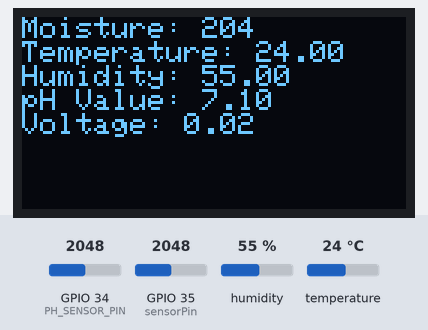
A sketch run on a simulated ESP32. On the bench: 128×64 one-colour display. The inputs (shaded band) are chosen by the test bench; at power-on: humidity 55 %, GPIO 35 (sensorPin) = 2048, GPIO 34 (PH_SENSOR_PIN) = 2048, temperature 24 °C. WiFi joins after 1.5 s; servers stay silent unless stated; what the sketch prints to the serial monitor is not drawn.

Above: at 4.9 s.
5.0 s: humidity set to 22 %
At 8.3 s:
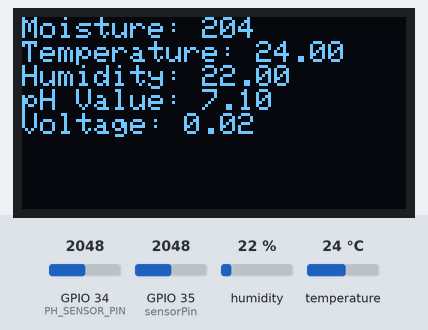
9.2 s: GPIO 35 (sensorPin) set to 2866
At 12.4 s:
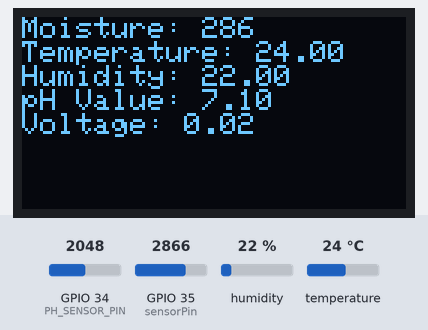
12.7 s: GPIO 34 (PH_SENSOR_PIN) set to 1228
At 15.5 s:
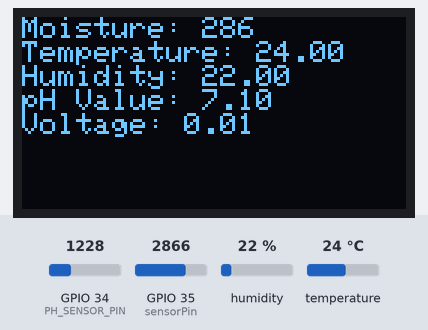
16.2 s: temperature set to 12 °C
At 18.5 s:
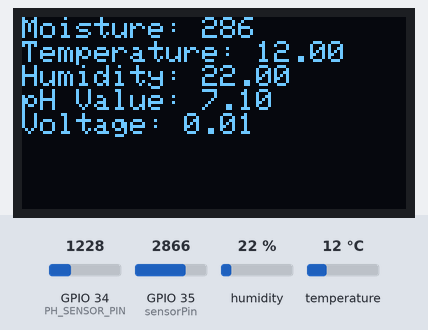
19.7 s: GPIO 34 (PH_SENSOR_PIN) set to 122
At 22.7 s:
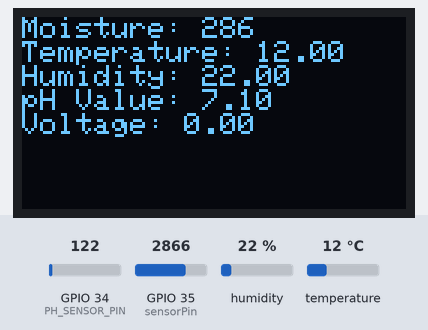
23.1 s: GPIO 35 (sensorPin) set to 3972
At 25.8 s:
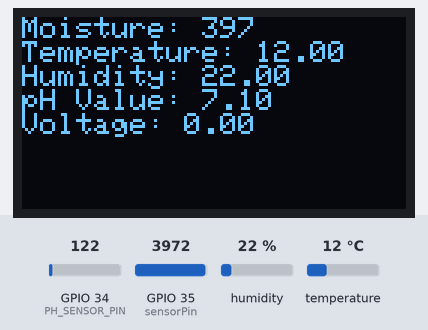
Timing chart, 0 to 27.3 s (numbered marks = the images above; inputs shaded):
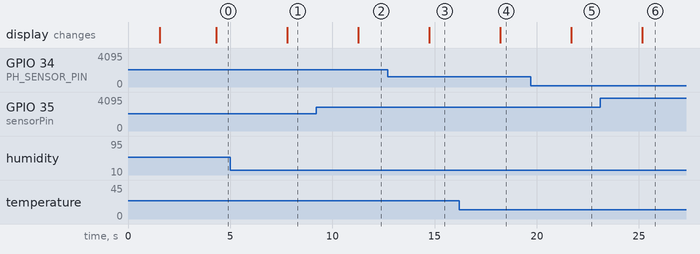

The sketch:

Ardino_code.ino
```cpp
#include <Wire.h>
#include <Adafruit_GFX.h>
#include <Adafruit_SSD1306.h>
#include <DHT.h>
#include <WiFi.h>
#include <Firebase_ESP_Client.h>

// Wi-Fi setup
#define WIFI_SSID "AirFiber 2G"
#define WIFI_PASSWORD "Raghu973*#12345"
// Firebase setup
#define API_KEY "AIzaSyDfg6ZcahC6s7dEF5IsEBFaRUxtZ21fU5s"
#define DATABASE_URL "https://crop-recommendation-syst-92fe6-default-rtdb.asia-southeast1.firebasedatabase.app/"
FirebaseConfig config;
FirebaseAuth auth;
FirebaseData firebaseData;


// OLED and Sensor setup
#define PH_SENSOR_PIN 34
#define SCREEN_WIDTH 128
#define SCREEN_HEIGHT 64
const int sensorPin = 35;
int soilmoisturevalue = 0;
int soilmoisturepercent = 0;
float voltage, pHValue;
const float calibrationFactor = 3.5;
const int sensorSamples = 10;
DHT dht(18, DHT11);
Adafruit_SSD1306 display(SCREEN_WIDTH, SCREEN_HEIGHT, &Wire, -1);


void setup() {
  Serial.begin(115200);
  WiFi.begin(WIFI_SSID, WIFI_PASSWORD);
  Serial.print("Connecting...");
  while (WiFi.status()!=WL_CONNECTED)  {
  Serial.print(".");
  delay(500);
  }
  Serial.println();
  Serial.println("Connected!!!");
  Serial.println(WiFi.localIP());

  config.api_key = API_KEY;
  config.database_url = DATABASE_URL;
  if(Firebase.signUp(&config, &auth, "", "")){
    Serial.println("Connected to Firebase...");
  } else {
    Serial.println("Not Connected");
  }

  dht.begin();
  Firebase.begin(&config, &auth);

  if (!display.begin(SSD1306_PAGEADDR, 0x3C)) {
    Serial.println(F("SSD1306 allocation failed"));
    for (;;);
  }

  display.clearDisplay();
  display.setTextSize(1);
  display.setTextColor(SSD1306_WHITE);
  display.setCursor(0, 0);
  display.println(F("Crop Recommendation"));
  display.display();
  delay(2000);

  // Initialize DHT sensor


}


void loop() {
  // pH sensor reading
  float total = 0;
  for (int i = 0; i < sensorSamples; i++) {
    total += analogRead(PH_SENSOR_PIN);
    delay(10);
  }
  float averageADC = total / sensorSamples;
  voltage = (averageADC / 4095.0) * 0.03;
  pHValue = 7.0 + ((voltage - calibrationFactor) * -0.03);

  // Read DHT sensor
  float temp = dht.readTemperature();
  float humidity = dht.readHumidity();
  if (isnan(temp) || isnan(humidity)) {
    Serial.println("Failed to read from DHT sensor");
    temp = 0; humidity = 0; // Assign default values
  }

  // Soil moisture sensor reading
  soilmoisturevalue = analogRead(sensorPin);
  soilmoisturepercent = soilmoisturevalue/10;

  Firebase.RTDB.setFloat(&firebaseData, "temperature", temp);
  Firebase.RTDB.setFloat(&firebaseData, "humidity", humidity);
  Firebase.RTDB.setFloat(&firebaseData, "moisture", soilmoisturepercent);
  Firebase.RTDB.setFloat(&firebaseData, "ph", pHValue);

  // Display data on OLED
  display.clearDisplay();
  display.setCursor(0, 0);
  display.print(F("Moisture: "));
  display.println(soilmoisturepercent);
  display.print(F("Temperature: "));
  display.println(temp);
  display.print(F("Humidity: "));
  display.println(humidity);
  display.print(F("pH Value: "));
  display.println(pHValue);
  display.print(F("Voltage: "));
  display.println(voltage);
  display.display();

  delay(1000); // Delay for the next reading
}
```

Measured:
- after the input at 5.0 s, the display: changes after 2.8 s (image 1)
- after the input at 9.2 s, the display: changes after 2.1 s (image 2)
- after the input at 12.7 s, the display: changes after 2.0 s (image 3)
- after the input at 16.2 s, the display: changes after 2.0 s (image 4)
- after the input at 19.7 s, the display: changes after 2.0 s (image 5)
- after the input at 23.1 s, the display: changes after 2.1 s (image 6)
